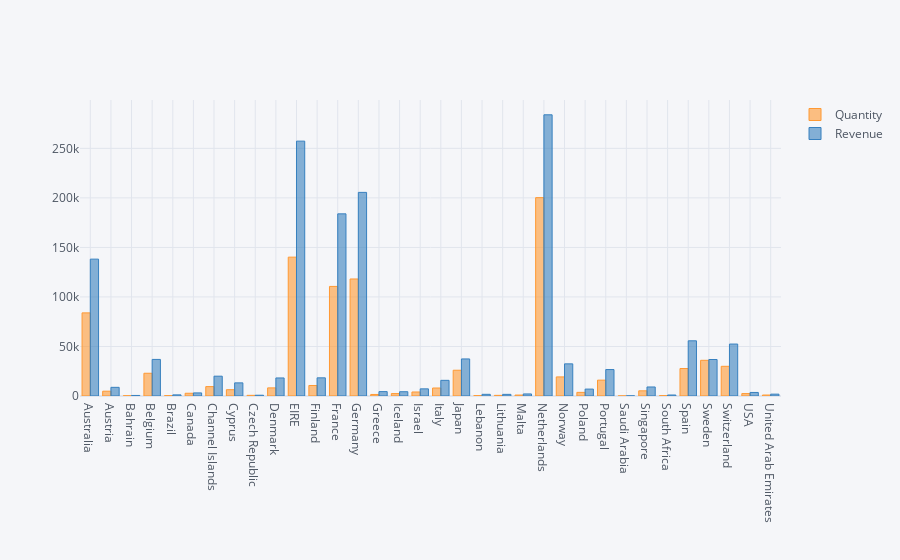

Source (notebook cell):
### Code cell
data.iplot(kind='bar')

### Figure 1 — Plotly figure (JSON) as saved in the notebook; plotly's stock layout.template omitted (floating-point values rounded to 4 significant figures)
{"data": [{"marker": {"color": "rgba(255, 153, 51, 0.6)", "line": {"color": "rgba(255, 153, 51, 1.0)", "width": 1}}, "name": "Quantity", "orientation": "v", "text": "", "type": "bar", "x": ["Australia", "Austria", "Bahrain", "Belgium", "Brazil", "Canada", "Channel Islands", "Cyprus", "Czech Republic", "Denmark", "EIRE", "Finland", "France", "Germany", "Greece", "Iceland", "Israel", "Italy", "Japan", "Lebanon", "Lithuania", "Malta", "Netherlands", "Norway", "Poland", "Portugal", "Saudi Arabia", "Singapore", "South Africa", "Spain", "Sweden", "Switzerland", "USA", "United Arab Emirates"], "y": [83900, 4844, 260, 22962, 356, 2762, 9487, 6359, 670, 8193, 140175, 10608, 110637, 118139, 1550, 2458, 4046, 8067, 26016, 386, 652, 958, 200258, 19276, 3675, 16017, 80, 5234, 351, 27731, 36042, 29980, 2458, 981]}, {"marker": {"color": "rgba(55, 128, 191, 0.6)", "line": {"color": "rgba(55, 128, 191, 1.0)", "width": 1}}, "name": "Revenue", "orientation": "v", "text": "", "type": "bar", "x": ["Australia", "Austria", "Bahrain", "Belgium", "Brazil", "Canada", "Channel Islands", "Cyprus", "Czech Republic", "Denmark", "EIRE", "Finland", "France", "Germany", "Greece", "Iceland", "Israel", "Italy", "Japan", "Lebanon", "Lithuania", "Malta", "Netherlands", "Norway", "Poland", "Portugal", "Saudi Arabia", "Singapore", "South Africa", "Spain", "Sweden", "Switzerland", "USA", "United Arab Emirates"], "y": [138200.0, 8743.0, 548.4, 36930.0, 1144.0, 3115.0, 20010.0, 13250.0, 786.7, 18210.0, 257300.0, 18340.0, 183900.0, 205600.0, 4426.0, 4310, 7222.0, 15820.0, 37420.0, 1694.0, 1661.0, 2071.0, 283900.0, 32450.0, 6975.0, 26710.0, 145.9, 9120.0, 1002.0, 55730.0, 36840.0, 52440.0, 3580.0, 1865.0]}], "layout": {"legend": {"bgcolor": "#F5F6F9", "font": {"color": "#4D5663"}}, "paper_bgcolor": "#F5F6F9", "plot_bgcolor": "#F5F6F9", "title": {"font": {"color": "#4D5663"}}, "xaxis": {"gridcolor": "#E1E5ED", "showgrid": true, "tickfont": {"color": "#4D5663"}, "title": {"font": {"color": "#4D5663"}, "text": ""}, "zerolinecolor": "#E1E5ED"}, "yaxis": {"gridcolor": "#E1E5ED", "showgrid": true, "tickfont": {"color": "#4D5663"}, "title": {"font": {"color": "#4D5663"}, "text": ""}, "zerolinecolor": "#E1E5ED"}}}
